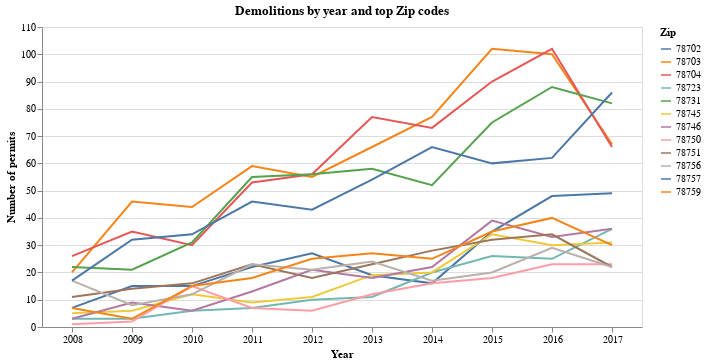

The code cell stored with this chart in its notebook:
### Markdown cell above
## Possible additions by zip by year

### Code cell
# Filter out 2018 because it is a partial year
before_2018 = demolitions[demolitions['CalendarYearIssued'] != '2018']

# build a dataframe of yr, zip, count
demos_yr_zip = before_2018.groupby(['CalendarYearIssued','OriginalZip']).agg(dict(
    PermitNum='count'
)).reset_index()
demos_yr_zip.columns = ['Year', 'Zip', 'Count']
demos_yr_zip.shape
# demos_yr_zip.head()

# filter to 2017
zips_2017 = demos_yr_zip[demos_yr_zip['Year'] == '2017']

# filter the 2017 list to those with 20+ demos
# sort the list by count descending
zips_2017_top = zips_2017[zips_2017.Count > 19].sort_values('Count', ascending=False)

# Use the Zip code column above to filter the original demos_yr_zip datatable
# and create the new dataframe to chart
top_demos_yr_zip_new = demos_yr_zip[demos_yr_zip['Zip'].isin(zips_2017_top.Zip)]

alt.Chart(top_demos_yr_zip_new, title="Demolitions by year and top Zip codes").mark_line().encode(
    x=alt.X("Year:O",
            axis=alt.Axis(title="Year", labelAngle=0)),
    y=alt.Y("Count:Q",
            axis=alt.Axis(title="Number of permits")),
    color="Zip"
).properties(width=600)

### Figure 1 — Vega-Lite specification as saved in the notebook (floating-point values rounded to 4 significant figures)
{"$schema": "https://vega.github.io/schema/vega-lite/v2.4.1.json", "config": {"view": {"height": 300, "width": 400}}, "data": {"values": [{"Count": 7, "Year": "2008", "Zip": "78702"}, {"Count": 20, "Year": "2008", "Zip": "78703"}, {"Count": 26, "Year": "2008", "Zip": "78704"}, {"Count": 3, "Year": "2008", "Zip": "78723"}, {"Count": 22, "Year": "2008", "Zip": "78731"}, {"Count": 5, "Year": "2008", "Zip": "78745"}, {"Count": 3, "Year": "2008", "Zip": "78746"}, {"Count": 1, "Year": "2008", "Zip": "78750"}, {"Count": 11, "Year": "2008", "Zip": "78751"}, {"Count": 17, "Year": "2008", "Zip": "78756"}, {"Count": 17, "Year": "2008", "Zip": "78757"}, {"Count": 7, "Year": "2008", "Zip": "78759"}, {"Count": 15, "Year": "2009", "Zip": "78702"}, {"Count": 46, "Year": "2009", "Zip": "78703"}, {"Count": 35, "Year": "2009", "Zip": "78704"}, {"Count": 3, "Year": "2009", "Zip": "78723"}, {"Count": 21, "Year": "2009", "Zip": "78731"}, {"Count": 6, "Year": "2009", "Zip": "78745"}, {"Count": 9, "Year": "2009", "Zip": "78746"}, {"Count": 2, "Year": "2009", "Zip": "78750"}, {"Count": 14, "Year": "2009", "Zip": "78751"}, {"Count": 8, "Year": "2009", "Zip": "78756"}, {"Count": 32, "Year": "2009", "Zip": "78757"}, {"Count": 3, "Year": "2009", "Zip": "78759"}, {"Count": 15, "Year": "2010", "Zip": "78702"}, {"Count": 44, "Year": "2010", "Zip": "78703"}, {"Count": 30, "Year": "2010", "Zip": "78704"}, {"Count": 6, "Year": "2010", "Zip": "78723"}, {"Count": 31, "Year": "2010", "Zip": "78731"}, {"Count": 12, "Year": "2010", "Zip": "78745"}, {"Count": 6, "Year": "2010", "Zip": "78746"}, {"Count": 15, "Year": "2010", "Zip": "78750"}, {"Count": 16, "Year": "2010", "Zip": "78751"}, {"Count": 12, "Year": "2010", "Zip": "78756"}, {"Count": 34, "Year": "2010", "Zip": "78757"}, {"Count": 15, "Year": "2010", "Zip": "78759"}, {"Count": 22, "Year": "2011", "Zip": "78702"}, {"Count": 59, "Year": "2011", "Zip": "78703"}, {"Count": 53, "Year": "2011", "Zip": "78704"}, {"Count": 7, "Year": "2011", "Zip": "78723"}, {"Count": 55, "Year": "2011", "Zip": "78731"}, {"Count": 9, "Year": "2011", "Zip": "78745"}, {"Count": 13, "Year": "2011", "Zip": "78746"}, {"Count": 7, "Year": "2011", "Zip": "78750"}, {"Count": 23, "Year": "2011", "Zip": "78751"}, {"Count": 23, "Year": "2011", "Zip": "78756"}, {"Count": 46, "Year": "2011", "Zip": "78757"}, {"Count": 18, "Year": "2011", "Zip": "78759"}, {"Count": 27, "Year": "2012", "Zip": "78702"}, {"Count": 55, "Year": "2012", "Zip": "78703"}, {"Count": 56, "Year": "2012", "Zip": "78704"}, {"Count": 10, "Year": "2012", "Zip": "78723"}, {"Count": 56, "Year": "2012", "Zip": "78731"}, {"Count": 11, "Year": "2012", "Zip": "78745"}, {"Count": 21, "Year": "2012", "Zip": "78746"}, {"Count": 6, "Year": "2012", "Zip": "78750"}, {"Count": 18, "Year": "2012", "Zip": "78751"}, {"Count": 21, "Year": "2012", "Zip": "78756"}, {"Count": 43, "Year": "2012", "Zip": "78757"}, {"Count": 25, "Year": "2012", "Zip": "78759"}, {"Count": 19, "Year": "2013", "Zip": "78702"}, {"Count": 66, "Year": "2013", "Zip": "78703"}, {"Count": 77, "Year": "2013", "Zip": "78704"}, {"Count": 11, "Year": "2013", "Zip": "78723"}, {"Count": 58, "Year": "2013", "Zip": "78731"}, {"Count": 19, "Year": "2013", "Zip": "78745"}, {"Count": 18, "Year": "2013", "Zip": "78746"}, {"Count": 12, "Year": "2013", "Zip": "78750"}, {"Count": 23, "Year": "2013", "Zip": "78751"}, {"Count": 24, "Year": "2013", "Zip": "78756"}, {"Count": 54, "Year": "2013", "Zip": "78757"}, {"Count": 27, "Year": "2013", "Zip": "78759"}, {"Count": 16, "Year": "2014", "Zip": "78702"}, {"Count": 77, "Year": "2014", "Zip": "78703"}, {"Count": 73, "Year": "2014", "Zip": "78704"}, {"Count": 20, "Year": "2014", "Zip": "78723"}, {"Count": 52, "Year": "2014", "Zip": "78731"}, {"Count": 20, "Year": "2014", "Zip": "78745"}, {"Count": 22, "Year": "2014", "Zip": "78746"}, {"Count": 16, "Year": "2014", "Zip": "78750"}, {"Count": 28, "Year": "2014", "Zip": "78751"}, {"Count": 17, "Year": "2014", "Zip": "78756"}, {"Count": 66, "Year": "2014", "Zip": "78757"}, {"Count": 25, "Year": "2014", "Zip": "78759"}, {"Count": 35, "Year": "2015", "Zip": "78702"}, {"Count": 102, "Year": "2015", "Zip": "78703"}, {"Count": 90, "Year": "2015", "Zip": "78704"}, {"Count": 26, "Year": "2015", "Zip": "78723"}, {"Count": 75, "Year": "2015", "Zip": "78731"}, {"Count": 34, "Year": "2015", "Zip": "78745"}, {"Count": 39, "Year": "2015", "Zip": "78746"}, {"Count": 18, "Year": "2015", "Zip": "78750"}, {"Count": 32, "Year": "2015", "Zip": "78751"}, {"Count": 20, "Year": "2015", "Zip": "78756"}, {"Count": 60, "Year": "2015", "Zip": "78757"}, {"Count": 35, "Year": "2015", "Zip": "78759"}, {"Count": 48, "Year": "2016", "Zip": "78702"}, {"Count": 100, "Year": "2016", "Zip": "78703"}, {"Count": 102, "Year": "2016", "Zip": "78704"}, {"Count": 25, "Year": "2016", "Zip": "78723"}, {"Count": 88, "Year": "2016", "Zip": "78731"}, {"Count": 30, "Year": "2016", "Zip": "78745"}, {"Count": 33, "Year": "2016", "Zip": "78746"}, {"Count": 23, "Year": "2016", "Zip": "78750"}, {"Count": 34, "Year": "2016", "Zip": "78751"}, {"Count": 29, "Year": "2016", "Zip": "78756"}, {"Count": 62, "Year": "2016", "Zip": "78757"}, {"Count": 40, "Year": "2016", "Zip": "78759"}, {"Count": 49, "Year": "2017", "Zip": "78702"}, {"Count": 67, "Year": "2017", "Zip": "78703"}, {"Count": 66, "Year": "2017", "Zip": "78704"}, {"Count": 36, "Year": "2017", "Zip": "78723"}, {"Count": 82, "Year": "2017", "Zip": "78731"}, {"Count": 31, "Year": "2017", "Zip": "78745"}, {"Count": 36, "Year": "2017", "Zip": "78746"}, {"Count": 23, "Year": "2017", "Zip": "78750"}, {"Count": 22, "Year": "2017", "Zip": "78751"}, {"Count": 22, "Year": "2017", "Zip": "78756"}, {"Count": 86, "Year": "2017", "Zip": "78757"}, {"Count": 30, "Year": "2017", "Zip": "78759"}]}, "encoding": {"color": {"field": "Zip", "type": "nominal"}, "x": {"axis": {"labelAngle": 0, "title": "Year"}, "field": "Year", "type": "ordinal"}, "y": {"axis": {"title": "Number of permits"}, "field": "Count", "type": "quantitative"}}, "mark": "line", "title": "Demolitions by year and top Zip codes", "width": 600}
